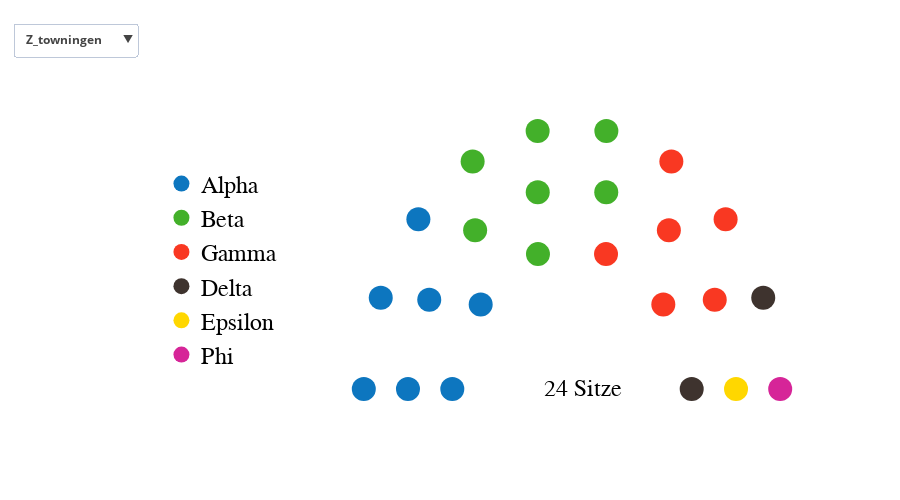

Notebook cell for this chart:
### Code cell
fig.layout.update(
    updatemenus=[
        go.layout.Updatemenu(
            buttons=list([
                dict(label= "<b>" + list_cities[0] + "</b>",
                     method="update",
                     args=[{"visible": [True, True, True, True, True, True, False, False, False, False, False, False]
                               },
                           {"title" : " <b> Z_towningen </b>",
                            }
                          ]),
                dict(label= "<b>" + list_cities[1] + "</b>",
                     method="update",
                     args=[{"visible": [False, False, False, False, False, False, True, True, True, True, True, True]
                               },
                           {"title" : " <b> Bad_Y_hausen </b>",
                            }
                          ]),
            ]),
            showactive = True,
            x = df_3['x'].iloc[0] - 0.55,
            y = 1.24,
        )
    ])
fig.show()
fig['layout'].update(width = 1000, height = 500)
py.iplot(fig, filename = filename)

### Figure 1 — Plotly figure (JSON) as saved in the notebook; plotly's stock layout.template omitted (floating-point values rounded to 4 significant figures)
{"data": [{"hoverinfo": "text", "hovertext": "Alpha", "marker": {"color": "#0D76BF", "size": 24}, "mode": "markers", "name": "Alpha", "type": "scatter", "uid": "3e4501dd-7300-4590-80e8-196271dad591", "visible": true, "x": [0.1723, 0.5071, 0.8429, 0.3007, 0.6682, 1.058, 0.586], "y": [0.133, 0.1328, 0.1324, 0.6376, 0.6263, 0.6012, 1.073]}, {"hoverinfo": "text", "hovertext": "Beta", "marker": {"color": "#43B02A", "size": 24}, "mode": "markers", "name": "Beta", "type": "scatter", "uid": "8313aae4-891d-4f63-b56b-da233e0e11d5", "visible": true, "x": [1.016, 0.9971, 1.492, 1.49, 1.49, 2.01, 2.01], "y": [1.012, 1.393, 0.8796, 1.223, 1.562, 1.562, 1.223]}, {"hoverinfo": "text", "hovertext": "Gamma", "marker": {"color": "#F93822", "size": 24}, "mode": "markers", "name": "Gamma", "type": "scatter", "uid": "0b99a3a2-2d4b-4cc3-9e68-eeb951581df9", "visible": true, "x": [2.008, 2.503, 2.484, 2.914, 2.442, 2.832], "y": [0.8796, 1.393, 1.012, 1.073, 0.6012, 0.6263]}, {"hoverinfo": "text", "hovertext": "Delta", "marker": {"color": "#3E332E", "size": 24}, "mode": "markers", "name": "Delta", "type": "scatter", "uid": "170f91ea-d0b2-47b9-9785-ed3c18a96b94", "visible": true, "x": [3.199, 2.657], "y": [0.6376, 0.1324]}, {"hoverinfo": "text", "hovertext": "Epsilon", "marker": {"color": "#FFD700", "size": 24}, "mode": "markers", "name": "Epsilon", "type": "scatter", "uid": "adbb0dec-4237-4514-a3a9-fb135d9c45a8", "visible": true, "x": [2.993], "y": [0.1328]}, {"hoverinfo": "text", "hovertext": "Phi", "marker": {"color": "#D62598", "size": 24}, "mode": "markers", "name": "Phi", "type": "scatter", "uid": "ce9c36da-5e58-4ff6-acc2-460c221ea8a4", "visible": true, "x": [3.328], "y": [0.133]}, {"hoverinfo": "text", "hovertext": "Alpha", "marker": {"color": "#0D76BF", "size": 24}, "mode": "markers", "name": "Alpha", "type": "scatter", "uid": "cc833ed5-007c-4922-bfcb-55ebf063191d", "visible": false, "x": [0.1723, 0.5071, 0.8429, 0.3007, 0.6682], "y": [0.133, 0.1328, 0.1324, 0.6376, 0.6263]}, {"hoverinfo": "text", "hovertext": "Beta", "marker": {"color": "#43B02A", "size": 24}, "mode": "markers", "name": "Beta", "type": "scatter", "uid": "ea77d056-f77d-48a0-ab02-eec74d619b3f", "visible": false, "x": [1.058, 0.586, 1.016, 0.9971, 1.492, 1.49, 1.49, 2.01, 2.01], "y": [0.6012, 1.073, 1.012, 1.393, 0.8796, 1.223, 1.562, 1.562, 1.223]}, {"hoverinfo": "text", "hovertext": "Gamma", "marker": {"color": "#F93822", "size": 24}, "mode": "markers", "name": "Gamma", "type": "scatter", "uid": "654ec960-5b16-455d-a972-6a7c590577c6", "visible": false, "x": [2.008, 2.503, 2.484, 2.914], "y": [0.8796, 1.393, 1.012, 1.073]}, {"hoverinfo": "text", "hovertext": "Delta", "marker": {"color": "#3E332E", "size": 24}, "mode": "markers", "name": "Delta", "type": "scatter", "uid": "c0377221-d04e-4137-b7a1-65e7f5fd78e9", "visible": false, "x": [2.442, 2.832, 3.199], "y": [0.6012, 0.6263, 0.6376]}, {"hoverinfo": "text", "hovertext": "Epsilon", "marker": {"color": "#FFD700", "size": 24}, "mode": "markers", "name": "Epsilon", "type": "scatter", "uid": "f62cebde-6f08-4f10-92bf-fbc0562deb5a", "visible": false, "x": [2.657, 2.993], "y": [0.1324, 0.1328]}, {"hoverinfo": "text", "hovertext": "Phi", "marker": {"color": "#D62598", "size": 24}, "mode": "markers", "name": "Phi", "type": "scatter", "uid": "0faab896-a3f4-4ae2-95c9-043d4a31165e", "visible": false, "x": [3.328], "y": [0.133]}], "layout": {"annotations": [{"font": {"color": "black", "family": "Old Standard TT", "size": 24}, "showarrow": false, "text": "24 Sitze", "x": 1.836, "y": 0.133}], "height": 500, "legend": {"font": {"color": "black", "family": "Old Standard TT", "size": 24}, "orientation": "v", "x": -0.3277, "y": 0.133}, "title": {"font": {"color": "black", "family": "Old Standard TT", "size": 32}, "x": 0.64}, "updatemenus": [{"buttons": [{"args": [{"visible": [true, true, true, true, true, true, false, false, false, false, false, false]}, {"title": " <b> Z_towningen </b>"}], "label": "<b>Z_towningen</b>", "method": "update"}, {"args": [{"visible": [false, false, false, false, false, false, true, true, true, true, true, true]}, {"title": " <b> Bad_Y_hausen </b>"}], "label": "<b>Bad_Y_hausen</b>", "method": "update"}], "showactive": true, "x": -0.3777, "y": 1.24}], "width": 900, "xaxis": {"showgrid": false, "visible": false, "zeroline": false}, "yaxis": {"showgrid": false, "visible": false, "zeroline": false}}}
